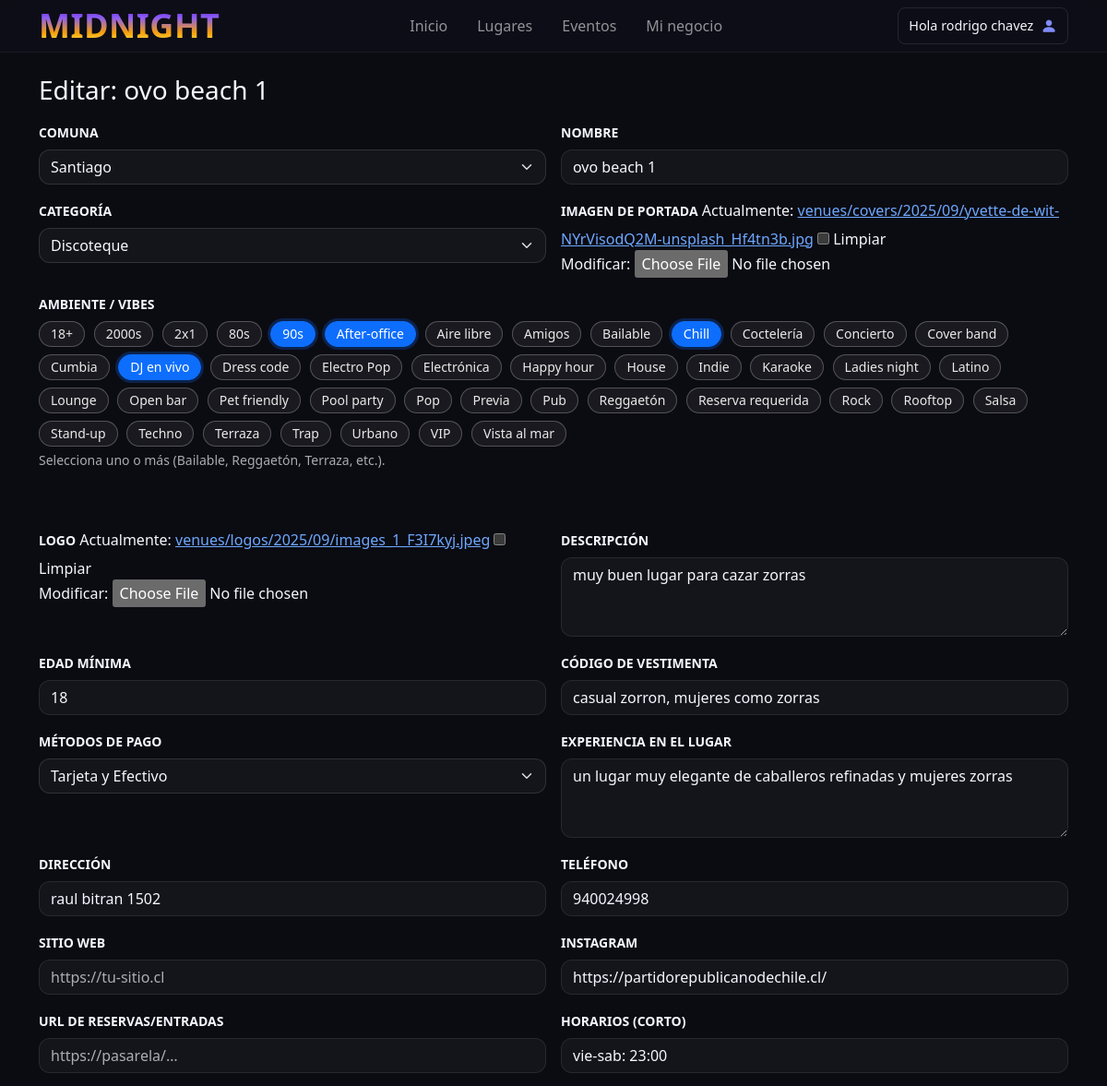
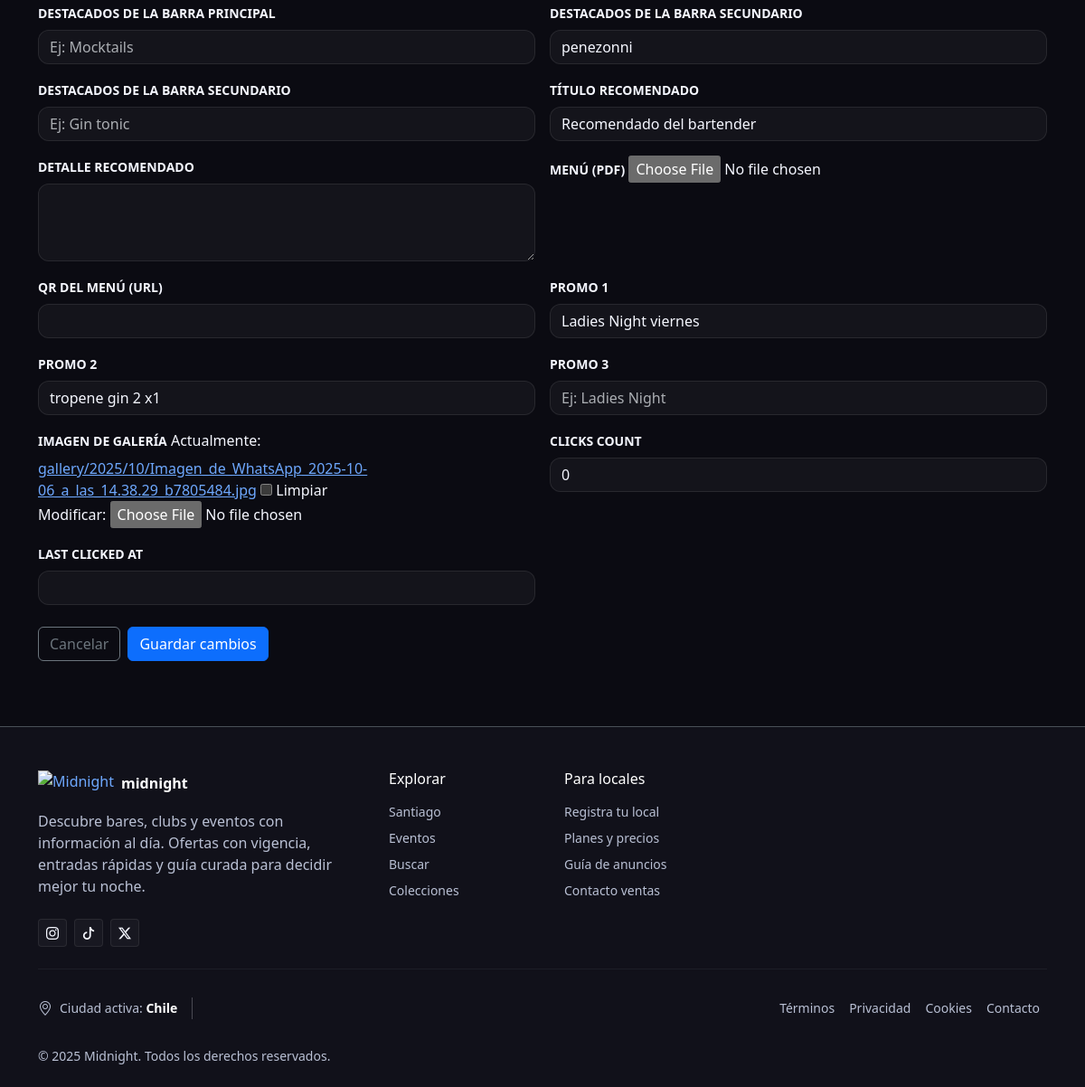
The app's page /lugar/ovo-beach/editar/ (signed in) with its own data (2 pictures, top to bottom).
### app/places/models.py (models this page shows, shortened)
class Venue(models.Model):
    CATEGORY_CHOICES = [
        ("discoteque", "Discoteque"),
        ("pub", "Pub"),
        ("restaurant", "Restaurante"),
        ("rooftop", "Rooftop"),
        ("other", "Otro"),
    ]
    PAYMENT_CHOICES = [
        ("Tarjeta", "Tarjeta"),
        ("Efectivo", "Efectivo"),
        ("Transferencia", "Transferencia"),
        ("Tarjeta y Efectivo", "Tarjeta y Efectivo"),
        ("Tarjeta y Transferencia", "Tarjeta y Transferencia"),
        ("Efectivo y Transferencia", "Efectivo y Transferencia"),
        ("Todo medio de pago", "Todo medio de pago"),
    ]
    Commune = models.ForeignKey(Commune, on_delete=models.PROTECT, related_name="venues")
    owner_user = models.ForeignKey(
        settings.AUTH_USER_MODEL,
        on_delete=models.SET_NULL,
        null=True, blank=True,
        related_name="venues"
    )
    name = models.CharField(max_length=180)
    slug = models.SlugField(max_length=210, unique=True)  # ej: "club-midnight-santiago"
    category = models.CharField(max_length=20, choices=CATEGORY_CHOICES)
    cover_image = models.ImageField(upload_to="venues/covers/%Y/%m/", blank=True)
    vibe_tags = models.ManyToManyField(Tag, blank=True, related_name="venues")  # chips como "Bailable"
    logo = models.ImageField(upload_to="venues/logos/%Y/%m/", blank=True)
    description = models.TextField(blank=True)
    min_age = models.PositiveSmallIntegerField(null=True, blank=True)  # 18+
    dress_code = models.CharField(max_length=120, blank=True)
    payment_methods = models.CharField(max_length=50, choices=PAYMENT_CHOICES, null=True, blank=True)
    experience_venue = models.CharField(max_length=120, blank=True)
    address = models.CharField(max_length=220, blank=True)
    phone = models.CharField(max_length=30, blank=True)
    website = models.URLField(blank=True)
    instagram = models.URLField(blank=True)
    reservation_url = models.URLField(blank=True)
    hours_short = models.CharField(max_length=80, blank=True)
    highlights_1 = models.CharField(max_length=30, blank=True)
    highlights_2 = models.CharField(max_length=30, blank=True)
    highlights_3 = models.CharField(max_length=30, blank=True)
    recommended_title = models.CharField(max_length=120, blank=True, default="Recomendado del bartender")
    recommended_body = models.TextField(blank=True)
    menu_pdf = models.FileField(blank=True)
    menu_qr_url = models.URLField(blank=True)
    vgt_promos_1 = models.CharField(max_length=50, blank=True, null=True)
    vgt_promos_2 = models.CharField(max_length=50, blank=True, null=True)
    vgt_promos_3 = models.CharField(max_length=50, blank=True, null=True)
    gallery_venue = models.ImageField(upload_to="gallery/%Y/%m/", blank=True, null=True)
    is_published = models.BooleanField(default=True)
    clicks_count = models.PositiveIntegerField(default=0)
    last_clicked_at = models.DateTimeField(null=True, blank=True)

class Tag(models.Model):
    name = models.CharField(max_length=40, unique=True)
    def __str__(self):
        return self.name

### app/places/views.py (the view, shortened to what this page needs)
# urls.py: path("lugar/<slug:slug>/editar/", VenueUpdateView.as_view(), name="venue-update"),
class VenueUpdateView(LoginRequiredMixin, UserPassesTestMixin, UpdateView):
    model = Venue
    form_class = VenueUpdateForm
    slug_field = "slug"
    slug_url_kwarg = "slug"
    template_name = "venue_update_form.html"
    context_object_name = "venue"
    def get_queryset(self):
        qs = (
            Venue.objects
            .select_related("Commune", "owner_user")
            .prefetch_related("vibe_tags")
        )
        u = self.request.user
        return qs if (u.is_superuser or u.is_staff) else qs.filter(owner_user=u)
    def test_func(self):
        obj = self.get_object()
        u = self.request.user
        return u.is_authenticated and (obj.owner_user_id == u.id or u.is_staff or u.is_superuser)
    def get_context_data(self, **kwargs):
        ctx = super().get_context_data(**kwargs)
        v = self.object
        ctx["all_tags"] = Tag.objects.order_by("name")
        if self.request.method == "POST":
            try:
                ctx["selected_tag_ids"] = [int(x) for x in self.request.POST.getlist("vibe_tags")]
            except ValueError:
                ctx["selected_tag_ids"] = []
        else:
            ctx["selected_tag_ids"] = list(v.vibe_tags.values_list("id", flat=True))
        return ctx

### app/account/context_processors.py (called while the page is built)
def account_flags(request):
    is_owner = False
    if request.user.is_authenticated:
        try:
            is_owner = getattr(request.user.profile, "is_owner", False)
        except Profile.DoesNotExist:
            is_owner = False
    return {"is_owner": is_owner}

### app/account/models.py (called while the page is built)
    @property
    def is_owner(self): return self.role == "owner"

### app/places/models.py (called while the page is built)
    def __str__(self):
        return self.name

### templates/venue_update_form.html (shortened to what this page needs)
{% extends "base.html" %}
{% load static %}
{% block content %}
<div class="container py-4">
  <h1 class="h3 mb-3">Editar: {{ venue.name }}</h1>
  <form method="post" enctype="multipart/form-data" novalidate>
    <div class="row g-3">
      {% for field in form %}
        {% if field.name == "vibe_tags" %}
          <div class="col-12 mb-5">
            <label class="form-label small text-uppercase fw-semibold">Ambiente / Vibes</label>
            <div class="tag-picker ">
              {% for t in all_tags %}
                <div class="tag-chip">
                  <label for="tag_{{ t.id }}">{{ t.name }}</label>
                </div>
              {% endfor %}
            </div>
            <div class="form-text">Selecciona uno o más (Bailable, Reggaetón, Terraza, etc.).</div>
          </div>
        {% else %}
          <div class="col-12 {% if field.field.widget.input_type != 'textarea' %}col-md-6{% endif %}">
            <label class="form-label small text-uppercase fw-semibold" for="{{ field.id_for_label }}">
              {{ field.label }}
            </label>
            {{ field }}
          </div>
        {% endif %}
      {% endfor %}
    </div>
    <div class="d-flex gap-2 mt-4">
      <a class="btn btn-outline-secondary" href="{% url 'venue-detail' slug=venue.slug %}">Cancelar</a>
      <button class="btn btn-primary" type="submit">Guardar cambios</button>
    </div>
  </form>
</div>
{% endblock %}

### templates/base.html (shortened to what this page needs)
{% load static %}
<!doctype html>
<html lang="es" data-bs-theme="dark">
<head>
  <link rel="stylesheet" href="https://cdn.jsdelivr.net/npm/choices.js/public/assets/styles/choices.min.css">
  <link href="https://cdn.jsdelivr.net/npm/bootstrap@5.3.3/dist/css/bootstrap.min.css" rel="stylesheet">
  <link href="https://cdn.jsdelivr.net/npm/bootstrap-icons@1.11.3/font/bootstrap-icons.css" rel="stylesheet">
  <link rel="stylesheet" href="{% static 'css/styles.css' %}">
</head>
<body>
{% with url_name=request.resolver_match.url_name %}
<nav class="navbar navbar-expand-lg navbar-dark nav-glass sticky-top">
  <div class="container">
    <a class="navbar-brand d-flex py-0 align-items-center fw-bold" href="{% url 'home' %}" aria-label="MidNight">
      <span class="logo-text d-none d-sm-inline">MIDNIGHT</span>
    </a>
    <div id="nav" class="collapse navbar-collapse">
      <ul class="navbar-nav w-100 justify-content-center align-items-lg-center gap-lg-3">
        <li class="nav-item">
          <a class="nav-link {% if url_name == 'home' %}active{% endif %}" href="{% url 'home' %}">Inicio</a>
        </li>
        <li class="nav-item">
          <a class="nav-link {% if url_name == 'city_index' %}active{% endif %}" href="{% url 'city_index' %}">Lugares</a>
        </li>
        <li class="nav-item">
          <a class="nav-link {% if url_name == 'events-detail' %}active{% endif %}" href="{% url 'events-detail' %}">Eventos</a>
        </li>
        {% if request.user.is_authenticated and request.user.venues.exists %}
        <li class="nav-item">
          <a class="nav-link {% if url_name == 'list_venues-owner' %}active{% endif %}" href="{% url 'list_venues-owner' %}">
            Mi negocio
          </a>
        </li>
        {% endif %}
      </ul>
      <div class="d-flex align-items-center">
        {% if request.user.is_authenticated %}
        <div class="dropdown">
          <button class="btn user-btn d-flex align-items-center gap-2" data-bs-toggle="dropdown" aria-expanded="false">
            <span class="user-name">Hola {{ request.user.first_name|default:request.user.username }}</span>
            <i class="bi bi-person-fill user-icon"></i>
          </button>
        </div>
        {% else %}
          <a class="btn btn-outline-light btn-auth" href="{% url 'login' %}">Acceder</a>
          <a class="btn btn-brand ms-2 btn-auth" href="{% url 'signup-choice' %}">Registrarse</a>
        {% endif %}
      </div>
    </div>
  </div>
</nav>
{% endwith %}
<main id="content" class="flex-grow-1">
  {% block content %}{% endblock %}
</main>
<footer class="bg-surface-1 border-top mt-5 pt-5">
  <div class="container">
    <div class="row g-4 g-lg-5 align-items-start">
      <div class="col-12 col-lg-4">
        <a href="{% url 'home' %}" class="d-inline-flex align-items-center text-decoration-none mb-3">
          <img src="{% static 'img/logo.svg' %}" alt="Midnight" height="28" class="me-2">
          <span class="fw-bold text-white">midnight</span>
        </a>
        <p class="text-soft mb-4">
          Descubre bares, clubs y eventos con información al día. Ofertas con vigencia, entradas rápidas y guía curada para decidir mejor tu noche.
        </p>
        <div class="d-flex gap-2">
          <a class="btn btn-ghost btn-sm" aria-label="Instagram" href="https://instagram.com" target="_blank" rel="noopener">
            <i class="bi bi-instagram"></i>
          </a>
          <a class="btn btn-ghost btn-sm" aria-label="TikTok" href="#" target="_blank" rel="noopener">
            <i class="bi bi-tiktok"></i>
          </a>
          <a class="btn btn-ghost btn-sm" aria-label="X" href="#" target="_blank" rel="noopener">
            <i class="bi bi-twitter-x"></i>
          </a>
        </div>
      </div>
      <div class="col-6 col-lg-2">
        <h6 class="text-white mb-3">Explorar</h6>
        <ul class="list-unstyled small">
          <li class="mb-2"><a class="text-decoration-none text-soft" href="{% url 'city_index' %}?city=santiago">Santiago</a></li>
          <li class="mb-2"><a class="text-decoration-none text-soft" href="{% url 'events-detail' %}">Eventos</a></li>
          <li class="mb-2"><a class="text-decoration-none text-soft" href="{% url 'venue_search' %}">Buscar</a></li>
          <li class="mb-2"><a class="text-decoration-none text-soft" href="{% url 'home' %}#colecciones">Colecciones</a></li>
        </ul>
      </div>
      <div class="col-6 col-lg-2">
        <h6 class="text-white mb-3">Para locales</h6>
        <ul class="list-unstyled small">
          <li class="mb-2"><a class="text-decoration-none text-soft" href="/registro/local">Registra tu local</a></li>
          <li class="mb-2"><a class="text-decoration-none text-soft" href="/planes">Planes y precios</a></li>
          <li class="mb-2"><a class="text-decoration-none text-soft" href="/ayuda/anunciantes">Guía de anuncios</a></li>
          <li class="mb-2"><a class="text-decoration-none text-soft" href="/contacto">Contacto ventas</a></li>
        </ul>
      </div>
    </div>
    <hr class="border-secondary-subtle my-4">
    <div class="d-flex flex-column flex-lg-row gap-3 align-items-start align-items-lg-center justify-content-between pb-4">
      <div class="d-flex align-items-center gap-2">
        <i class="bi bi-geo-alt text-soft"></i>
        <span class="small text-soft">Ciudad activa: <strong class="text-white">{{ active_city_label|default:"Chile" }}</strong></span>
      </div>
      <ul class="nav small">
        <li class="nav-item"><a class="nav-link text-soft px-2" href="/terminos">Términos</a></li>
        <li class="nav-item"><a class="nav-link text-soft px-2" href="/privacidad">Privacidad</a></li>
        <li class="nav-item"><a class="nav-link text-soft px-2" href="/cookies">Cookies</a></li>
        <li class="nav-item"><a class="nav-link text-soft px-2" href="/contacto">Contacto</a></li>
      </ul>
    </div>
    <div class="d-flex flex-column flex-md-row justify-content-between align-items-start align-items-md-center pb-4">
      <small class="text-soft">© <span id="y"></span> Midnight. Todos los derechos reservados.</small>
    </div>
  </div>
</footer>
</body>
</html>

### static/css/styles.css (style rules this page uses)
:root { --brand-50:#eef2ff; --brand-100:#e0e7ff; --brand-200:#c7d2fe; --brand-300:#a5b4fc; --brand-400:#818cf8; --brand-500:#6366f1; --brand-600:#5850ec; --brand-700:#4f46e5; --brand-800:#4338ca; --brand-900:#3730a3; --app-bg-gradient: linear-gradient(135deg, #0b0c12 0%, #1a1e4a 60%, #20227a 100%); --accent-500:#22d3ee; --highlight-500:#f43f5e; --surface-0:#0b0b12; --surface-1:#11111a; --surface-2:#171826; --text-1:#f5f7ff; --text-2:#b9c0d4; --bg-1:#0b0c12; --bg-2:#12132a; --field-bg: rgba(255,255,255,.04); --field-bd: rgba(255,255,255,.12); --focus: rgba(99,102,241,.45); --radius-lg:1rem; --radius-md:.75rem; --radius-sm:.5rem; --ring:0 0 0 .25rem rgba(99,102,241,.25); --shadow-1:0 6px 30px rgba(0,0,0,.35); --shadow-2:0 10px 50px rgba(35,35,95,.45); --grad-hero: radial-gradient(1200px 600px at 10% 0%, rgba(99,102,241,.25), transparent 60%), radial-gradient(900px 500px at 90% 10%, rgba(34,211,238,.18), transparent 60%), linear-gradient(180deg, #0b0b12 0%, #0b0b12 100%); }
:root { --logo-grad: linear-gradient(180deg, #6C2BD9 0%, #8B5CF6 25%, #F59E0B 70%, #FDE047 100%); }
.logo-text { font-size: clamp(1.5rem, 2.2vw + 1rem, 2.25rem); line-height: 1; letter-spacing: 0.5px; background: var(--logo-grad); -webkit-background-clip: text; background-clip: text; -webkit-text-fill-color: transparent; color: transparent; font-weight: 900; }
html,body { background:var(--surface-0); color:var(--text-1); }
.text-soft { color:var(--text-2)!important; }
.bg-surface-1 { background:var(--surface-1)!important; }
.btn-ghost { --bs-btn-color:var(--text-1); --bs-btn-bg:transparent; --bs-btn-border-color:transparent; --bs-btn-hover-bg:rgba(255,255,255,.06); }
.nav-glass { backdrop-filter:saturate(160%) blur(10px); background:rgba(17,17,26,.55)!important; border-bottom:1px solid rgba(255,255,255,.06) }
.form-control, .form-select { background-color:rgba(255,255,255,.04)!important; color:var(--text-1)!important; border:1px solid rgba(255,255,255,.12)!important; border-radius:var(--radius-md)!important; }
select { background-color: #111; color: white; border: 1px solid #444; padding: 5px; border-radius: 5px; }
option { background-color: #111; color: white; }
option:checked, option:hover, option:focus { background-color: #333; color: white; }
.tag-picker { display: flex; flex-wrap: wrap; gap: .5rem .6rem; }
.tag-chip { position: relative; display: inline-block; }
.tag-chip label { display: inline-block; padding: .38rem .75rem; border: 1px solid rgba(255,255,255,.25); border-radius: 9999px; font-size: .875rem; line-height: 1; cursor: pointer; user-select: none; transition: background .2s ease, color .2s ease, border-color .2s ease, box-shadow .2s ease; background: rgba(255,255,255,.06); color: #eaeaea; }
.tag-chip input[type="checkbox"]:checked + label { background: #0d6efd; border-color: #0d6efd; color: #fff; box-shadow: 0 0 0 3px rgba(13,110,253,.25); }
.user-btn { background: transparent; border: 1px solid rgba(255,255,255,.1); border-radius: .5rem; color: var(--text-1); padding: .35rem .7rem; font-size: .9rem; transition: background .2s ease, border-color .2s ease; }
.user-name { color: var(--text-1); white-space: nowrap; }
.user-icon { font-size: 1.1rem; color: var(--brand-400); }

### templates/base.html (style rules this page uses)
footer .btn-ghost { border: 1px solid rgba(255,255,255,.08); background: rgba(255,255,255,.03); }

### records on screen
Venue: name "ovo beach 1", form "Santiago" "ovo beach 1" "Discoteque" "muy buen lugar para cazar zorras" "18" "casual zorron, mujeres como zorras" "Tarjeta y Efectivo" "un lugar muy elegante de caballeros refinadas y mujeres zorras" "raul bitran 1502" "940024998" "https://partidorepublicanodechile.cl/" "vie-sab: 23:00" "penezonni" "Recomendado del bartender" "Ladies Night viernes" "tropene gin 2 x1" "0"
Tag: name "18+"
Tag: name "2000s"
Tag: name "2x1"
Tag: name "80s"
Tag: name "90s"
Tag: name "After-office"
Tag: name "Aire libre"
Tag: name "Amigos"
Tag: name "Bailable"
Tag: name "Chill"
Tag: name "Coctelería"
Tag: name "Concierto"
Tag: name "Cover band"
Tag: name "Cumbia"
Tag: name "DJ en vivo"
Tag: name "Dress code"
Tag: name "Electro Pop"
Tag: name "Electrónica"
Tag: name "Happy hour"
Tag: name "House"
Tag: name "Indie"
Tag: name "Karaoke"
Tag: name "Ladies night"
Tag: name "Latino"
Tag: name "Lounge"
Tag: name "Open bar"
Tag: name "Pet friendly"
Tag: name "Pool party"
Tag: name "Pop"
Tag: name "Previa"
Tag: name "Pub"
Tag: name "Reggaetón"
Tag: name "Reserva requerida"
Tag: name "Rock"
Tag: name "Rooftop"
Tag: name "Salsa"
Tag: name "Stand-up"
Tag: name "Techno"
Tag: name "Terraza"
Tag: name "Trap"
Tag: name "Urbano"
Tag: name "VIP"
Tag: name "Vista al mar"

### other values on screen
{{ request.user.first_name|default:request.user.username }} "rodrigo chavez"
{{ field.label }} "COMUNA" "NOMBRE" "CATEGORÍA" "IMAGEN DE PORTADA" "LOGO" "DESCRIPCIÓN" "EDAD MÍNIMA" "CÓDIGO DE VESTIMENTA" "MÉTODOS DE PAGO" "EXPERIENCIA EN EL LUGAR" "DIRECCIÓN" "TELÉFONO" "SITIO WEB" "INSTAGRAM" "URL DE RESERVAS/ENTRADAS" "HORARIOS (CORTO)" "DESTACADOS DE LA BARRA PRINCIPAL" "DESTACADOS DE LA BARRA SECUNDARIO" "DESTACADOS DE LA BARRA SECUNDARIO" "TÍTULO RECOMENDADO" "DETALLE RECOMENDADO" "MENÚ (PDF)" "QR DEL MENÚ (URL)" "PROMO 1" "PROMO 2" "PROMO 3" "IMAGEN DE GALERÍA" "CLICKS COUNT" "LAST CLICKED AT"
{{ active_city_label|default:"Chile" }} "Chile"
